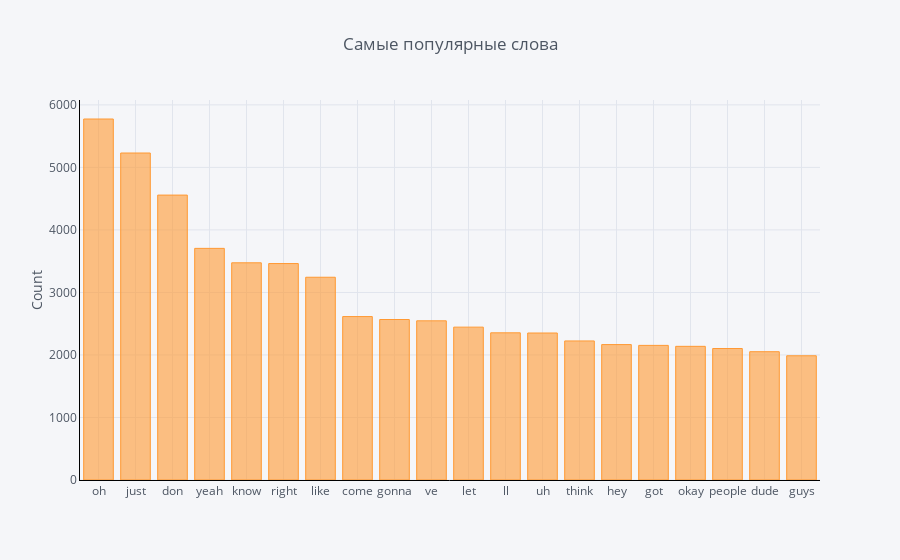

Here is the notebook cell this chart was saved with:
### Code cell
import cufflinks as cf
cf.go_offline()
cf.set_config_file(offline=False, world_readable=True)
def get_top_n_words(corpus, n=None):
    vec = CountVectorizer(stop_words = 'english').fit(corpus)
    bag_of_words = vec.transform(corpus)
    sum_words = bag_of_words.sum(axis=0) 
    words_freq = [(word, sum_words[0, idx]) for word, idx in vec.vocabulary_.items()]
    words_freq =sorted(words_freq, key = lambda x: x[1], reverse=True)
    return words_freq[:n]
common_words = get_top_n_words(df['Line'], 20)
for word, freq in common_words:
    print(word, freq)
df2 = pd.DataFrame(common_words, columns = ['Line' , 'count'])
df2.groupby('Line').sum()['count'].sort_values(ascending=False).iplot(
    kind='bar', yTitle='Count', linecolor='black', title='Самые популярные слова')

### Figure 1 — Plotly figure (JSON) as saved in the notebook; plotly's stock layout.template omitted (floating-point values rounded to 4 significant figures)
{"data": [{"marker": {"color": "rgba(255, 153, 51, 0.6)", "line": {"color": "rgba(255, 153, 51, 1.0)", "width": 1}}, "name": "count", "orientation": "v", "text": "", "type": "bar", "uid": "ca1c50b6-c5ce-43a8-938d-78c593ab78ac", "x": ["oh", "just", "don", "yeah", "know", "right", "like", "come", "gonna", "ve", "let", "ll", "uh", "think", "hey", "got", "okay", "people", "dude", "guys"], "y": [5774, 5230, 4557, 3705, 3474, 3462, 3243, 2614, 2567, 2546, 2445, 2354, 2351, 2224, 2166, 2153, 2138, 2103, 2052, 1987]}], "layout": {"legend": {"bgcolor": "#F5F6F9", "font": {"color": "#4D5663"}}, "paper_bgcolor": "#F5F6F9", "plot_bgcolor": "#F5F6F9", "title": {"font": {"color": "#4D5663"}, "text": "Самые популярные слова"}, "xaxis": {"gridcolor": "#E1E5ED", "linecolor": "black", "showgrid": true, "tickfont": {"color": "#4D5663"}, "title": {"font": {"color": "#4D5663"}, "text": ""}, "zerolinecolor": "#E1E5ED"}, "yaxis": {"gridcolor": "#E1E5ED", "linecolor": "black", "showgrid": true, "tickfont": {"color": "#4D5663"}, "title": {"font": {"color": "#4D5663"}, "text": "Count"}, "zerolinecolor": "#E1E5ED"}}}
